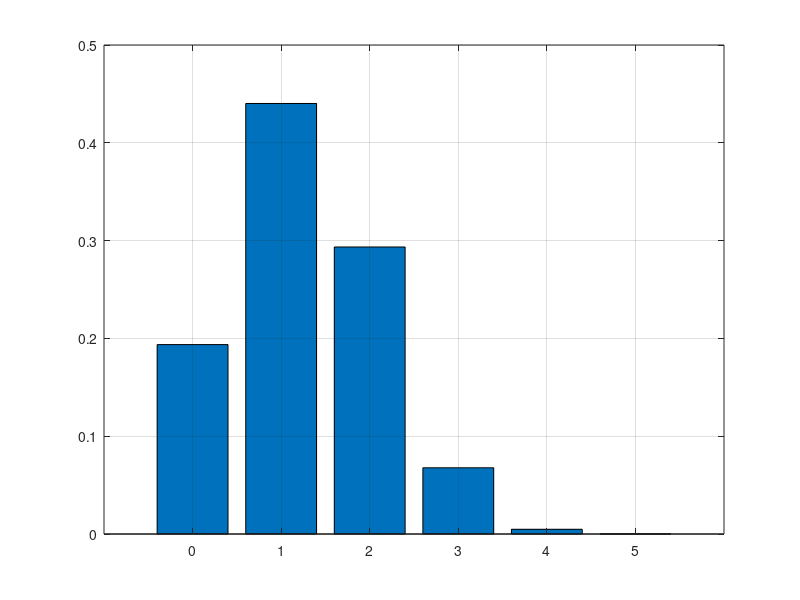
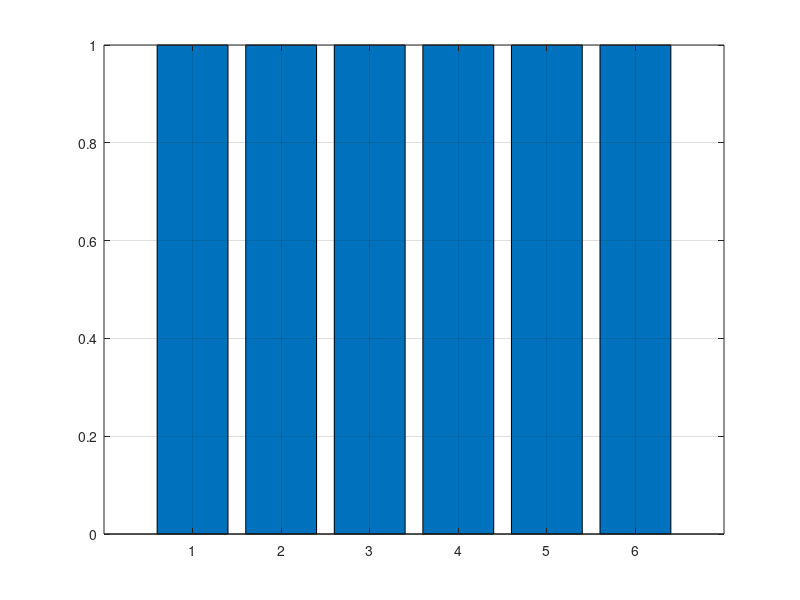
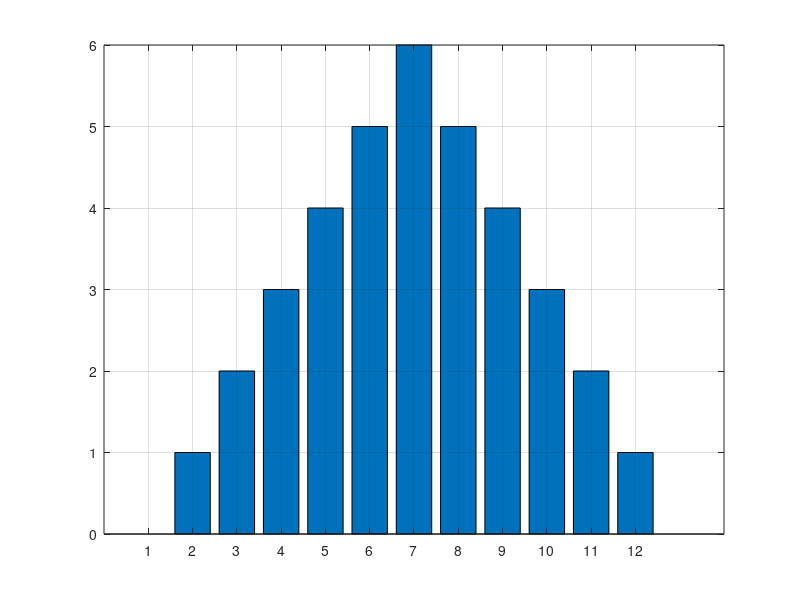
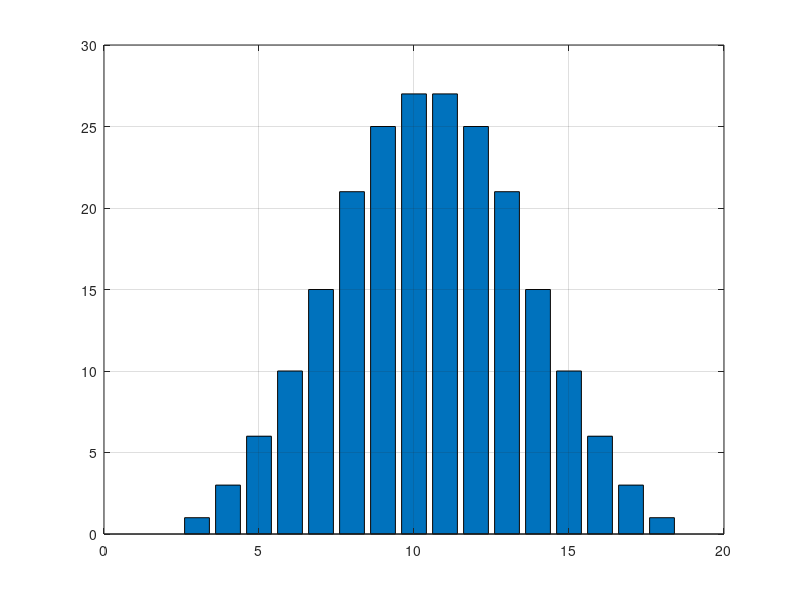

MATLAB code to generate these figures, in order:
clc;
clear;
format short g;

% Aufgabe 1
disp("------------------Aufgabe 1------------------")
function y = HyperGeometrischeVerteilung(K, k, N, n)
  y = (
    ( nchoosek(K, k) .* nchoosek(N - K, n - k) )
    ./
    ( nchoosek(N, n) )
  );
endfunction

N = 20       % Anzahl Geräte
K = 5        % Anzahl kaputte Geräte

n = 5        % Entnahmen ohne zurücklegens 
k = 0:1:5    % Warscheinlichkeit für k kaputte Geräte
sum = 0;      % Summe der Warscheinlichkeiten



for i = k  
  pV(i + 1) = HyperGeometrischeVerteilung(K, i, N, n);
  sum += pV(i + 1);
endfor

hygepdf(k, N, n, K) % Oder man nimmst einfach die fertige Funktion :D
pV           % Vektor der verschiedenen Warscheinlichkeiten
sum          % Summe der Warscheinlichkeiten

figure(1),bar(k, pV),grid
disp("---------------------------------------------")
disp("")

% Aufgabe 2
disp("------------------Aufgabe 2------------------")
function y = PosibilitiesToCounts(posibilities, c)
  counts = zeros(1, c);
  for i = posibilities
    i = i';
    s = sum(i);
    counts(s) = counts(s) + 1;  
  endfor
  y = counts;  
endfunction

function y = mySum(v)
  s = 0;

  for i = v
    s += i;  
  endfor
  
  y = s;
endfunction

cube = [ 1:6 ]

% Für 1 Würfel
[A] = ndgrid(cube);
posibilities = [ A(:) ]';
counts = PosibilitiesToCounts(posibilities, 6);
figure(2),bar(1:6, counts),grid

% Für 2 Würfel
[A, B] = ndgrid(cube, cube);
posibilities = [ A(:) B(:) ]';
counts = PosibilitiesToCounts(posibilities, 12);
figure(3),bar(1:12, counts),grid

% Für 3 Würfel
[A, B, C] = ndgrid(cube, cube, cube);
posibilities = [ A(:) B(:) C(:) ]';
counts = PosibilitiesToCounts(posibilities, 18);
figure(4),bar(1:18, counts),grid

% Für 4 Würfel
[A, B, C, D] = ndgrid(cube, cube, cube, cube);
posibilities = [ A(:) B(:) C(:) D(:) ]';
counts = PosibilitiesToCounts(posibilities, 24);
figure(5),bar(1:24, counts),grid

% Für 5 Würfel
[A, B, C, D, E] = ndgrid(cube, cube, cube, cube, cube);
posibilities = [ A(:) B(:) C(:) D(:) E(:) ]';
counts = PosibilitiesToCounts(posibilities, 30);
figure(6),bar(1:30, counts),grid

% Für 6 Würfel
[A, B, C, D, E, F] = ndgrid(cube, cube, cube, cube, cube, cube);
posibilities = [ A(:) B(:) C(:) D(:) E(:) F(:) ]';
counts = PosibilitiesToCounts(posibilities, 36);
p = counts ./ ( 6 ^ 6 );
X = [1:36];
pz = X .* p;
EX = mySum(pz) % Erwartungswert
%%%% Hier müssen wir echt mal schauen wie es weitergeht ... das echt psycho!
vari = mySum(p .* (X - EX)) ^ 2
display(sqrt(vari)); 
figure(7),bar(X, counts),grid


disp("---------------------------------------------")
disp("")


% Aufgabe 3
disp("------------------Aufgabe 3------------------")
n = [ 250 500 1000 2000 ]     % Anzahl der hergestellten Schrauben
p = 0.02   % Warscheinlichkeit für Herstellung einer kaputten Schraube
E = n .* p % Erwartungswert
sigma = sqrt(n .* p .* (1 - p))    % Standardabweichung

disp("---------------------------------------------")
disp("")


% Aufgabe 4
disp("------------------Aufgabe 4------------------")
p = 1 / 3 % Warscheinlich des Treffens der Zielscheibe
n = 5     % Anzahl Versuche
k = [ 0:n ]   % Anzahl der Treffer

pdf = binopdf(k, n, p)
figure(10),bar(k, pdf),grid

disp("---------------------------------------------")
disp("")